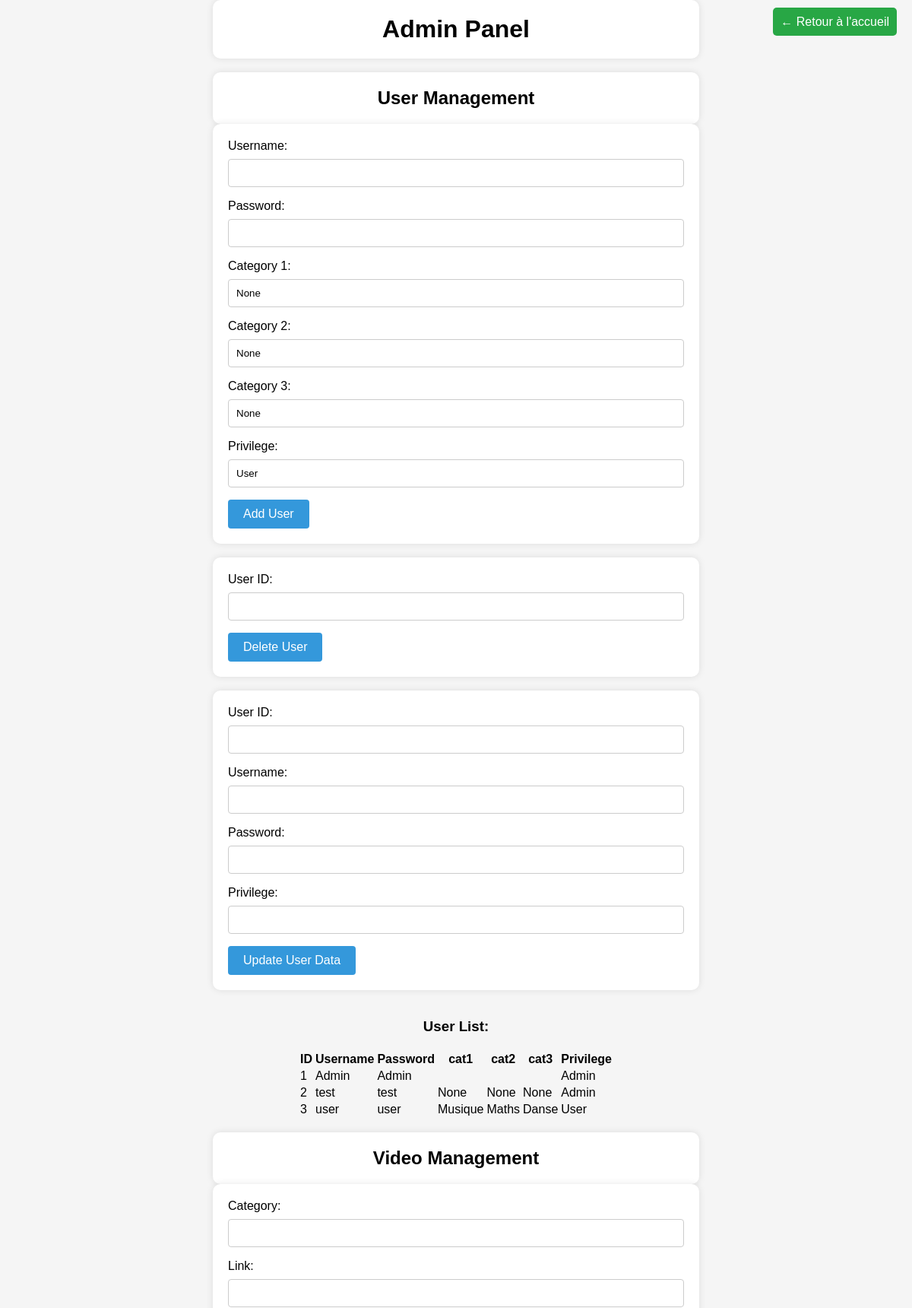
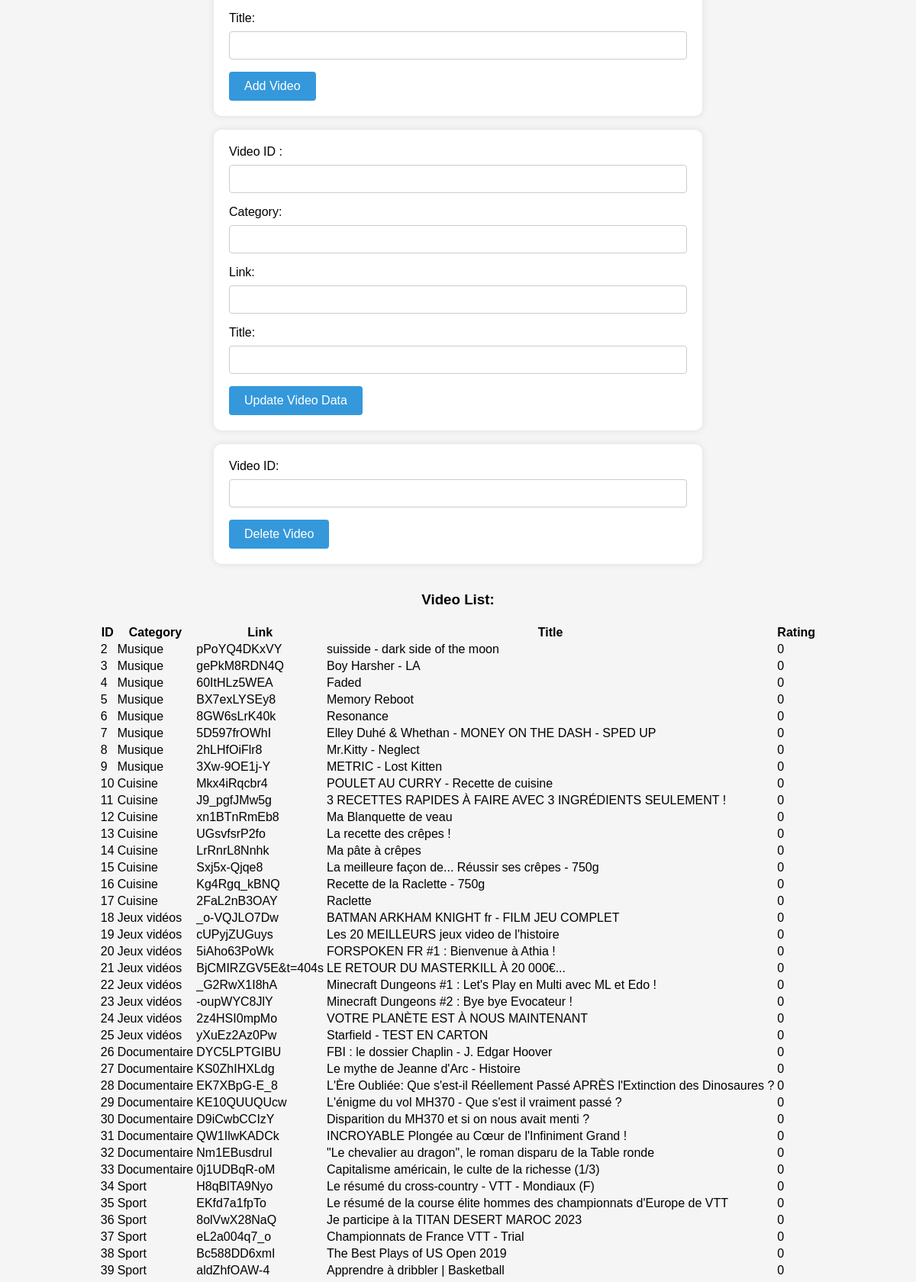
The page /adminpanel (signed in, upper part) on the database its author committed (2 pictures, top to bottom).
### app.py (models this page shows)
class Users(db.Model):
    id = db.Column(db.Integer, primary_key=True)
    username = db.Column(db.String(200),nullable=False)
    password = db.Column(db.String(200),nullable=False)
    cat1 = db.Column(db.String(20))
    cat2 = db.Column(db.String(20))
    cat3 = db.Column(db.String(20))
    privilege = db.Column(db.String(10))

class Video(db.Model):
    id = db.Column(db.Integer, primary_key=True)
    category = db.Column(db.String(25),nullable=False)
    link = db.Column(db.String(50),nullable=False)
    title = db.Column(db.String(255),nullable=False)
    rating = db.Column(db.Integer,default=0)

### app.py (the view, shortened to what this page needs)
@app.route("/adminpanel",methods=['POST','GET'])
def adminpanel():
    try :
        if 'privilege' not in session or session['privilege'] != 'Admin':
            return "Accès refusé : privilèges insuffisants."
        userlist = Users.query.order_by(Users.id)
        vidlist = Video.query.order_by(Video.id)
        return render_template("adminpanel.html", userlist=userlist,vidlist=vidlist)
    except Exception as error:
        return f"Une erreur s'est produite : {str(error)}"

### templates/adminpanel.html (shortened to what this page needs)
<!DOCTYPE html>
<html lang="en">
  <head>
    <link
      rel="stylesheet"
      href="{{ url_for('static', filename='style_adminpanel.css') }}"
    />
  </head>
  <body>
    <div class="go-back">
      <a href="{{url_for('home')}}" class="back-link"
        >&#8592; Retour à l'accueil</a
      >
    </div>
    <h1>Admin Panel</h1>
    <br />
    <h2>User Management</h2>
    <form action="/adminpanel" method="post">
      <label for="username">Username:
      </label>
      <input type="text" name="username" required />
      <label for="password">Password:</label>
      <input type="password" name="password" required />
      <label for="cat1">Category 1:</label>
      <input
        type="text"
        name="cat1"
        value="{{ request.form.get('cat1', 'None') }}"
      />
      <label for="cat2">Category 2:</label>
      <input
        type="text"
        name="cat2"
        value="{{ request.form.get('cat2', 'None') }}"
      />
      <label for="cat3">Category 3:</label>
      <input
        type="text"
        name="cat3"
        value="{{ request.form.get('cat3', 'None') }}"
      />
      <label for="privilege">Privilege:</label>
      <input
        type="text"
        name="privilege"
        value="{{ request.form.get('privilege','User') }}"
      />
      <button type="submit" name="action" value="add_user">Add User</button>
    </form>
    <br />
    <form action="/adminpanel" method="post">
      <label for="userid">User ID:</label>
      <input type="text" name="userid" required />
      <button type="submit" name="action" value="delete_user">
        Delete User
      </button>
    </form>
    <br />
    <form action="/adminpanel" method="post">
      <label for="userid_update">User ID:</label>
      <input type="text" name="userid" required />
      <label for="username">Username:</label>
      <input type="text" name="username" required />
      <label for="password">Password:</label>
      <input type="password" name="password" required />
      <label for="privilege">Privilege:</label>
      <input type="text" name="privilege" />
      <button type="submit" name="action" value="update_user_data">
        Update User Data
      </button>
    </form>
    <br />
    <h3>User List:</h3>
    <table>
      <tr>
        <th>ID</th>
        <th>Username</th>
        <th>Password</th>
        <th>cat1</th>
        <th>cat2</th>
        <th>cat3</th>
        <th>Privilege</th>
      </tr>
      {% for user in userlist %}
      <tr>
        <td>{{ user.id }}</td>
        <td>{{ user.username }}</td>
        <td>{{ user.password }}</td>
        <td>{{ user.cat1 }}</td>
        <td>{{ user.cat2 }}</td>
        <td>{{ user.cat3 }}</td>
        <td>{{ user.privilege }}</td>
      </tr>
      {% endfor %}
    </table>
    <br />
    <h2>Video Management</h2>
    <form action="/adminpanel" method="post">
      <label for="category">Category:</label>
      <input type="text" name="category" required />
      <label for="link">Link:</label>
      <input type="text" name="link" required />
      <label for="title">Title:
      </label>
      <input type="text" name="title" required />
      <button type="submit" name="action" value="add_video">Add Video</button>
    </form>
    <br />
    <form action="/adminpanel" method="post">
      <label for="videoid">Video ID :</label>
      <input type="text" name="videoid" required />
      <label for="category">Category:</label>
      <input type="text" name="category" required />
      <label for="link">Link:</label>
      <input type="text" name="link" required />
      <label for="title">Title:</label>
      <input type="text" name="title" required />
      <button type="submit" name="action" value="update_video_data">
        Update Video Data
      </button>
    </form>
    <br />
    <form action="/adminpanel" method="post">
      <label for="videoid">Video ID:</label>
      <input type="text" name="videoid" required />
      <button type="submit" name="action" value="delete_video">
        Delete Video
      </button>
    </form>
    <br />
    <h3>Video List:</h3>
    <table>
      <tr>
        <th>ID</th>
        <th>Category</th>
        <th>Link</th>
        <th>Title</th>
        <th>Rating</th>
      </tr>
      {% for video in vidlist %}
      <tr>
        <td>{{ video.id }}</td>
        <td>{{ video.category }}</td>
        <td>{{ video.link }}</td>
        <td>{{ video.title }}</td>
        <td>{{ video.rating }}</td>
      </tr>
      {% endfor %}
    </table>
    <br />
    <br />
  </body>
</html>

### static/style_adminpanel.css (style rules this page uses)
body { font-family: "Poppins", sans-serif; margin: 0; padding: 0; box-sizing: border-box; background-color: #f5f5f5; }
h1, h2, h3 { text-align: center; margin-bottom: 20px; }
form { max-width: 600px; margin: 0 auto; background-color: #fff; padding: 20px; border-radius: 10px; box-shadow: 0 0 10px rgba(0, 0, 0, 0.1); }
label { display: block; margin-bottom: 8px; }
input[type="text"], input[type="password"], textarea { width: 100%; padding: 10px; margin-bottom: 16px; border: 1px solid #ccc; border-radius: 4px; box-sizing: border-box; }
button { display: inline-block; padding: 10px 20px; font-size: 16px; background-color: #3498db; color: #fff; border: none; border-radius: 4px; cursor: pointer; }
h1, h2 { max-width: 600px; margin: 0 auto; background-color: #fff; padding: 20px; border-radius: 10px; box-shadow: 0 0 10px rgba(0, 0, 0, 0.1); }
h3 { text-align: center; }
h3 + table, h2 + table { margin: 0 auto; }
div { color: red; text-align: center; margin: 0 auto; max-width: 600px; }
.go-back { color: white; position: absolute; top: 20px; right: 20px; }
.go-back .back-link { text-decoration: none; color: white; background-color: #28a745; padding: 10px; border-radius: 5px; }

### rows shown on the page
Users: id "1", username "Admin", password "Admin", privilege "Admin"
Users: id "2", username "test", password "test", cat1 "None", cat2 "None", cat3 "None", privilege "Admin"
Users: id "3", username "user", password "user", cat1 "Musique", cat2 "Maths", cat3 "Danse", privilege "User"
Video: id "2", category "Musique", link "pPoYQ4DKxVY", title "suisside - dark side of the moon", rating "0"
Video: id "3", category "Musique", link "gePkM8RDN4Q", title "Boy Harsher - LA", rating "0"
Video: id "4", category "Musique", link "60ItHLz5WEA", title "Faded", rating "0"
Video: id "5", category "Musique", link "BX7exLYSEy8", title "Memory Reboot", rating "0"
Video: id "6", category "Musique", link "8GW6sLrK40k", title "Resonance", rating "0"
Video: id "7", category "Musique", link "5D597frOWhI", title "Elley Duhé & Whethan - MONEY ON THE DASH - SPED UP", rating "0"
Video: id "8", category "Musique", link "2hLHfOiFlr8", title "Mr.Kitty - Neglect", rating "0"
Video: id "9", category "Musique", link "3Xw-9OE1j-Y", title "METRIC - Lost Kitten", rating "0"
Video: id "10", category "Cuisine", link "Mkx4iRqcbr4", title "POULET AU CURRY - Recette de cuisine", rating "0"
Video: id "11", category "Cuisine", link "J9_pgfJMw5g", title "3 RECETTES RAPIDES À FAIRE AVEC 3 INGRÉDIENTS SEULEMENT !", rating "0"
Video: id "12", category "Cuisine", link "xn1BTnRmEb8", title "Ma Blanquette de veau", rating "0"
Video: id "13", category "Cuisine", link "UGsvfsrP2fo", title "La recette des crêpes !", rating "0"
Video: id "14", category "Cuisine", link "LrRnrL8Nnhk", title "Ma pâte à crêpes", rating "0"
Video: id "15", category "Cuisine", link "Sxj5x-Qjqe8", title "La meilleure façon de... Réussir ses crêpes - 750g", rating "0"
Video: id "16", category "Cuisine", link "Kg4Rgq_kBNQ", title "Recette de la Raclette - 750g", rating "0"
Video: id "17", category "Cuisine", link "2FaL2nB3OAY", title "Raclette", rating "0"
Video: id "18", category "Jeux vidéos", link "_o-VQJLO7Dw", title "BATMAN ARKHAM KNIGHT fr - FILM JEU COMPLET", rating "0"
Video: id "19", category "Jeux vidéos", link "cUPyjZUGuys", title "Les 20 MEILLEURS jeux video de l'histoire", rating "0"
Video: id "20", category "Jeux vidéos", link "5iAho63PoWk", title "FORSPOKEN FR #1 : Bienvenue à Athia !", rating "0"
Video: id "21", category "Jeux vidéos", link "BjCMIRZGV5E&t=404s", title "LE RETOUR DU MASTERKILL À 20 000€...", rating "0"
Video: id "22", category "Jeux vidéos", link "_G2RwX1I8hA", title "Minecraft Dungeons #1 : Let's Play en Multi avec ML et Edo !", rating "0"
Video: id "23", category "Jeux vidéos", link "-oupWYC8JlY", title "Minecraft Dungeons #2 : Bye bye Evocateur !", rating "0"
Video: id "24", category "Jeux vidéos", link "2z4HSI0mpMo", title "VOTRE PLANÈTE EST À NOUS MAINTENANT", rating "0"
Video: id "25", category "Jeux vidéos", link "yXuEz2Az0Pw", title "Starfield - TEST EN CARTON", rating "0"
Video: id "26", category "Documentaire", link "DYC5LPTGIBU", title "FBI : le dossier Chaplin - J. Edgar Hoover", rating "0"
Video: id "27", category "Documentaire", link "KS0ZhIHXLdg", title "Le mythe de Jeanne d'Arc - Histoire", rating "0"
Video: id "28", category "Documentaire", link "EK7XBpG-E_8", title "L'Ère Oubliée: Que s'est-il Réellement Passé APRÈS l'Extinction des Dinosaures ?", rating "0"
Video: id "29", category "Documentaire", link "KE10QUUQUcw", title "L'énigme du vol MH370 - Que s'est il vraiment passé ?", rating "0"
Video: id "30", category "Documentaire", link "D9iCwbCCIzY", title "Disparition du MH370 et si on nous avait menti ?", rating "0"
Video: id "31", category "Documentaire", link "QW1IlwKADCk", title "INCROYABLE Plongée au Cœur de l'Infiniment Grand !", rating "0"
Video: id "32", category "Documentaire", link "Nm1EBusdruI", title "\"Le chevalier au dragon\", le roman disparu de la Table ronde", rating "0"
Video: id "33", category "Documentaire", link "0j1UDBqR-oM", title "Capitalisme américain, le culte de la richesse (1/3)", rating "0"
Video: id "34", category "Sport", link "H8qBlTA9Nyo", title "Le résumé du cross-country - VTT - Mondiaux (F)", rating "0"
Video: id "35", category "Sport", link "EKfd7a1fpTo", title "Le résumé de la course élite hommes des championnats d'Europe de VTT", rating "0"
Video: id "36", category "Sport", link "8olVwX28NaQ", title "Je participe à la TITAN DESERT MAROC 2023", rating "0"
Video: id "37", category "Sport", link "eL2a004q7_o", title "Championnats de France VTT - Trial", rating "0"
Video: id "38", category "Sport", link "Bc588DD6xmI", title "The Best Plays of US Open 2019", rating "0"
Video: id "39", category "Sport", link "aldZhfOAW-4", title "Apprendre à dribbler | Basketball", rating "0"
